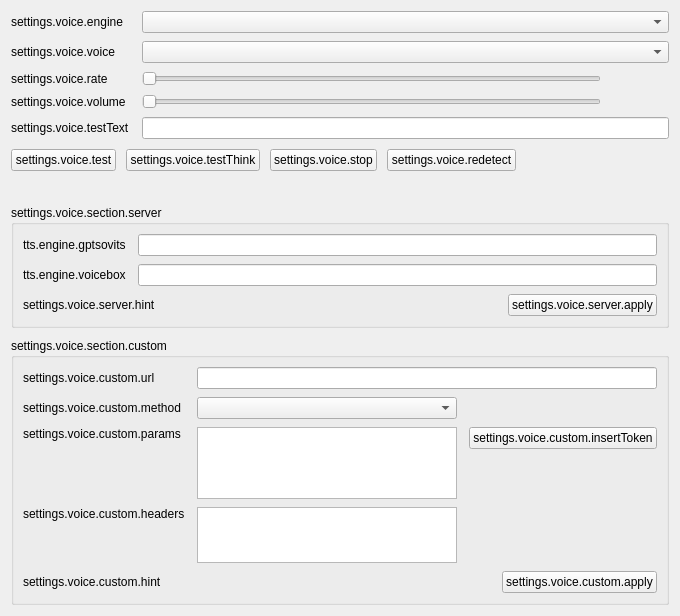
<?xml version="1.0" encoding="UTF-8"?>
<ui version="4.0">
 <class>VoicePage</class>
 <widget class="QWidget" name="VoicePage">
  <property name="geometry">
   <rect>
    <x>0</x>
    <y>0</y>
    <width>680</width>
    <height>585</height>
   </rect>
  </property>
  <layout class="QVBoxLayout" name="rootLayout">
   <property name="spacing">
    <number>10</number>
   </property>
   <item>
    <layout class="QGridLayout" name="formLayout">
     <property name="horizontalSpacing">
      <number>12</number>
     </property>
     <property name="verticalSpacing">
      <number>8</number>
     </property>
     <item row="0" column="0">
      <widget class="QLabel" name="engineLabel">
       <property name="text">
        <string>settings.voice.engine</string>
       </property>
      </widget>
     </item>
     <item row="0" column="1" colspan="2">
      <widget class="QComboBox" name="engine"/>
     </item>
     <item row="1" column="0">
      <widget class="QLabel" name="voiceLabel">
       <property name="text">
        <string>settings.voice.voice</string>
       </property>
      </widget>
     </item>
     <item row="1" column="1" colspan="2">
      <widget class="QComboBox" name="voice"/>
     </item>
     <item row="2" column="0">
      <widget class="QLabel" name="rateLabel">
       <property name="text">
        <string>settings.voice.rate</string>
       </property>
      </widget>
     </item>
     <item row="2" column="1">
      <widget class="QSlider" name="rate">
       <property name="minimum">
        <number>50</number>
       </property>
       <property name="maximum">
        <number>200</number>
       </property>
       <property name="singleStep">
        <number>5</number>
       </property>
       <property name="pageStep">
        <number>25</number>
       </property>
       <property name="orientation">
        <enum>Qt::Orientation::Horizontal</enum>
       </property>
      </widget>
     </item>
     <item row="2" column="2">
      <widget class="QLabel" name="rateValue">
       <property name="minimumSize">
        <size>
         <width>56</width>
         <height>0</height>
        </size>
       </property>
       <property name="text">
        <string/>
       </property>
      </widget>
     </item>
     <item row="3" column="0">
      <widget class="QLabel" name="volumeLabel">
       <property name="text">
        <string>settings.voice.volume</string>
       </property>
      </widget>
     </item>
     <item row="3" column="1">
      <widget class="QSlider" name="volume">
       <property name="minimum">
        <number>0</number>
       </property>
       <property name="maximum">
        <number>100</number>
       </property>
       <property name="singleStep">
        <number>5</number>
       </property>
       <property name="pageStep">
        <number>25</number>
       </property>
       <property name="orientation">
        <enum>Qt::Orientation::Horizontal</enum>
       </property>
      </widget>
     </item>
     <item row="3" column="2">
      <widget class="QLabel" name="volumeValue">
       <property name="minimumSize">
        <size>
         <width>56</width>
         <height>0</height>
        </size>
       </property>
       <property name="text">
        <string/>
       </property>
      </widget>
     </item>
     <item row="4" column="0">
      <widget class="QLabel" name="testTextLabel">
       <property name="text">
        <string>settings.voice.testText</string>
       </property>
      </widget>
     </item>
     <item row="4" column="1" colspan="2">
      <widget class="QLineEdit" name="testText"/>
     </item>
    </layout>
   </item>
   <item>
    <layout class="QHBoxLayout" name="buttonRow">
     <item>
      <widget class="QPushButton" name="testButton">
       <property name="text">
        <string>settings.voice.test</string>
       </property>
      </widget>
     </item>
     <item>
      <widget class="QPushButton" name="testThinkButton">
       <property name="text">
        <string>settings.voice.testThink</string>
       </property>
      </widget>
     </item>
     <item>
      <widget class="QPushButton" name="stopButton">
       <property name="text">
        <string>settings.voice.stop</string>
       </property>
      </widget>
     </item>
     <item>
      <widget class="QPushButton" name="redetectButton">
       <property name="text">
        <string>settings.voice.redetect</string>
       </property>
      </widget>
     </item>
     <item>
      <spacer name="buttonSpacer">
       <property name="orientation">
        <enum>Qt::Orientation::Horizontal</enum>
       </property>
       <property name="sizeHint" stdset="0">
        <size>
         <width>40</width>
         <height>20</height>
        </size>
       </property>
      </spacer>
     </item>
    </layout>
   </item>
   <item>
    <widget class="QLabel" name="voiceStatus">
     <property name="text">
      <string/>
     </property>
     <property name="wordWrap">
      <bool>true</bool>
     </property>
    </widget>
   </item>
   <item>
    <widget class="QGroupBox" name="serverGroup">
     <property name="title">
      <string>settings.voice.section.server</string>
     </property>
     <layout class="QGridLayout" name="serverLayout">
      <property name="horizontalSpacing">
       <number>12</number>
      </property>
      <property name="verticalSpacing">
       <number>8</number>
      </property>
      <item row="0" column="0">
       <widget class="QLabel" name="gptsovitsUrlLabel">
        <property name="text">
         <string>tts.engine.gptsovits</string>
        </property>
       </widget>
      </item>
      <item row="0" column="1">
       <widget class="QLineEdit" name="gptsovitsUrl"/>
      </item>
      <item row="1" column="0">
       <widget class="QLabel" name="voiceboxUrlLabel">
        <property name="text">
         <string>tts.engine.voicebox</string>
        </property>
       </widget>
      </item>
      <item row="1" column="1">
       <widget class="QLineEdit" name="voiceboxUrl"/>
      </item>
      <item row="2" column="0" colspan="2">
       <layout class="QHBoxLayout" name="serverFooter">
        <item>
         <widget class="QLabel" name="serverHint">
          <property name="text">
           <string>settings.voice.server.hint</string>
          </property>
          <property name="wordWrap">
           <bool>true</bool>
          </property>
         </widget>
        </item>
        <item>
         <spacer name="serverSpacer">
          <property name="orientation">
           <enum>Qt::Orientation::Horizontal</enum>
          </property>
          <property name="sizeHint" stdset="0">
           <size>
            <width>40</width>
            <height>20</height>
           </size>
          </property>
         </spacer>
        </item>
        <item alignment="Qt::AlignmentFlag::AlignBottom">
         <widget class="QPushButton" name="serverApply">
          <property name="text">
           <string>settings.voice.server.apply</string>
          </property>
         </widget>
        </item>
       </layout>
      </item>
     </layout>
    </widget>
   </item>
   <item>
    <widget class="QGroupBox" name="customGroup">
     <property name="title">
      <string>settings.voice.section.custom</string>
     </property>
     <layout class="QGridLayout" name="customLayout">
      <property name="horizontalSpacing">
       <number>12</number>
      </property>
      <property name="verticalSpacing">
       <number>8</number>
      </property>
      <item row="0" column="0">
       <widget class="QLabel" name="customUrlLabel">
        <property name="text">
         <string>settings.voice.custom.url</string>
        </property>
       </widget>
      </item>
      <item row="0" column="1" colspan="2">
       <widget class="QLineEdit" name="customUrl"/>
      </item>
      <item row="1" column="0">
       <widget class="QLabel" name="customMethodLabel">
        <property name="text">
         <string>settings.voice.custom.method</string>
        </property>
       </widget>
      </item>
      <item row="1" column="1">
       <widget class="QComboBox" name="customMethod"/>
      </item>
      <item row="2" column="0" alignment="Qt::AlignmentFlag::AlignTop">
       <widget class="QLabel" name="customParamsLabel">
        <property name="text">
         <string>settings.voice.custom.params</string>
        </property>
       </widget>
      </item>
      <item row="2" column="1">
       <widget class="QPlainTextEdit" name="customParams">
        <property name="minimumSize">
         <size>
          <width>0</width>
          <height>72</height>
         </size>
        </property>
        <property name="maximumSize">
         <size>
          <width>16777215</width>
          <height>96</height>
         </size>
        </property>
       </widget>
      </item>
      <item row="2" column="2" alignment="Qt::AlignmentFlag::AlignTop">
       <widget class="QPushButton" name="insertTextToken">
        <property name="text">
         <string>settings.voice.custom.insertToken</string>
        </property>
       </widget>
      </item>
      <item row="3" column="0" alignment="Qt::AlignmentFlag::AlignTop">
       <widget class="QLabel" name="customHeadersLabel">
        <property name="text">
         <string>settings.voice.custom.headers</string>
        </property>
       </widget>
      </item>
      <item row="3" column="1">
       <widget class="QPlainTextEdit" name="customHeaders">
        <property name="minimumSize">
         <size>
          <width>0</width>
          <height>56</height>
         </size>
        </property>
        <property name="maximumSize">
         <size>
          <width>16777215</width>
          <height>76</height>
         </size>
        </property>
       </widget>
      </item>
      <item row="4" column="0" colspan="3">
       <layout class="QHBoxLayout" name="customFooter">
        <item>
         <widget class="QLabel" name="customHint">
          <property name="text">
           <string>settings.voice.custom.hint</string>
          </property>
          <property name="wordWrap">
           <bool>true</bool>
          </property>
         </widget>
        </item>
        <item>
         <spacer name="horizontalSpacer">
          <property name="orientation">
           <enum>Qt::Orientation::Horizontal</enum>
          </property>
          <property name="sizeHint" stdset="0">
           <size>
            <width>40</width>
            <height>20</height>
           </size>
          </property>
         </spacer>
        </item>
        <item alignment="Qt::AlignmentFlag::AlignBottom">
         <widget class="QPushButton" name="customApply">
          <property name="text">
           <string>settings.voice.custom.apply</string>
          </property>
         </widget>
        </item>
       </layout>
      </item>
     </layout>
    </widget>
   </item>
   <item>
    <spacer name="tailSpacer">
     <property name="orientation">
      <enum>Qt::Orientation::Vertical</enum>
     </property>
     <property name="sizeHint" stdset="0">
      <size>
       <width>20</width>
       <height>40</height>
      </size>
     </property>
    </spacer>
   </item>
  </layout>
 </widget>
 <resources/>
 <connections/>
</ui>
